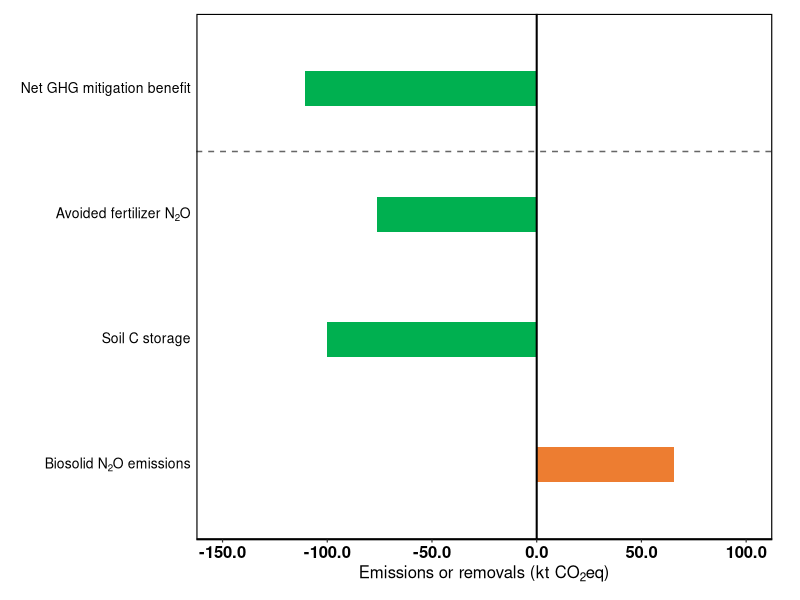
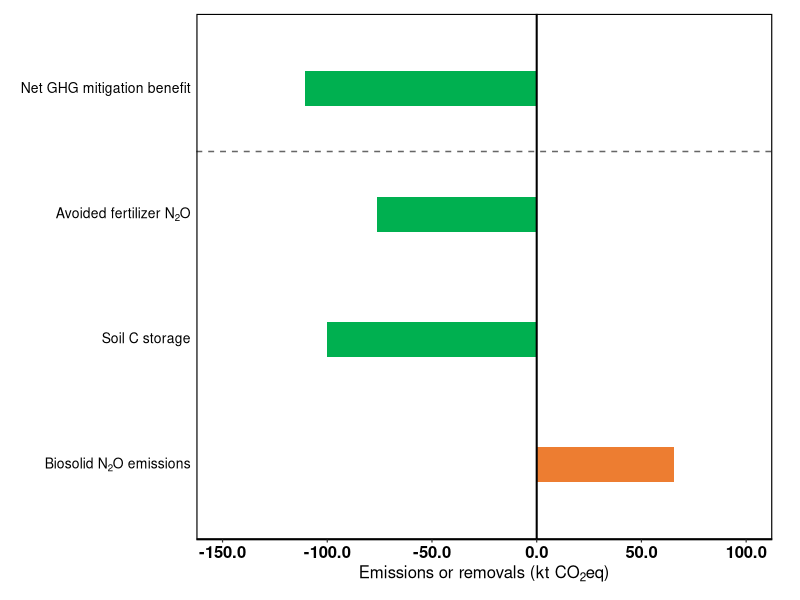

Reproduce these figures in R, in order.
# Load packages
library(tidyverse)

# Create data
df <- tibble(
  Category = c(
    "biosolid_n2o",
    "soil_c",
    "avoided_n2o",
    "net_ghg"
  ),
  Emission = c(65.6, -100.0, -76.4, -110.8)
)

# Set factor order and helper columns
df <- df %>%
  mutate(
    Category = factor(
      Category,
      levels = c(
        "biosolid_n2o",
        "soil_c",
        "avoided_n2o",
        "net_ghg"
      )
    ),
    Type = if_else(Emission > 0, "Emission", "Removal or avoided emission"),
    Label_x = if_else(Emission > 0, Emission + 6, Emission - 6),
    Label = sprintf("%.1f", Emission)
  )

# Short y axis labels with N2O subscript
ylab_map <- c(
  biosolid_n2o = "Biosolid~N[2]*O~emissions",
  soil_c       = "Soil~C~storage",
  avoided_n2o  = "Avoided~fertilizer~N[2]*O",
  net_ghg      = "Net~GHG~mitigation~benefit"
)

# Draw plot
p <- ggplot(df, aes(x = Emission, y = Category, fill = Type)) +
  geom_col(width = 0.28) +
  geom_vline(xintercept = 0, linewidth = 0.7, color = "black") +
  geom_hline(yintercept = 3.5, linetype = "dashed", linewidth = 0.5, color = "grey40") +
  # geom_text(
  #   aes(x = Label_x, label = Label),
  #   size = 3.2,
  #   fontface = "bold",
  #   color = "black",
  #   nudge_x = -1
  # ) +
  scale_fill_manual(
    values = c(
      "Emission" = "#ED7D31",
      "Removal or avoided emission" = "#00B050"
    )
  ) +
  scale_y_discrete(
    labels = function(x) parse(text = ylab_map[x])
  ) +
  scale_x_continuous(
    limits = c(-150, 100),
    breaks = seq(-150, 100, 50),
    labels = scales::number_format(accuracy = 0.1)
  ) +
  labs(
    x = expression("Emissions or removals (kt CO"[2] * "eq)"),
    y = NULL
  ) +
  theme_classic(base_size = 9) +
  theme(
    legend.position = "none",
    axis.text.y = element_text(face = "bold", color = "black", size = 10),
    axis.text.x = element_text(face = "bold", color = "black", size = 12),
    axis.title.x = element_text(face = "bold", color = "black", size = 12),
    axis.line.y = element_blank(),
    axis.ticks.y = element_blank(),
    axis.line.x = element_line(color = "black", linewidth = 0.6),
    panel.border = element_rect(color = "black", fill = NA, linewidth = 0.8),
    plot.margin = margin(10, 20, 10, 15)
  )

# Print plot
p

# Save to Outputs folder
dir.create("Outputs", showWarnings = FALSE)

ggsave(
  filename = "Outputs/Figure_4_Biosolid_net_benefit.png",
  plot = p,
  width = 7,
  height = 3.6,
  dpi = 300
)
